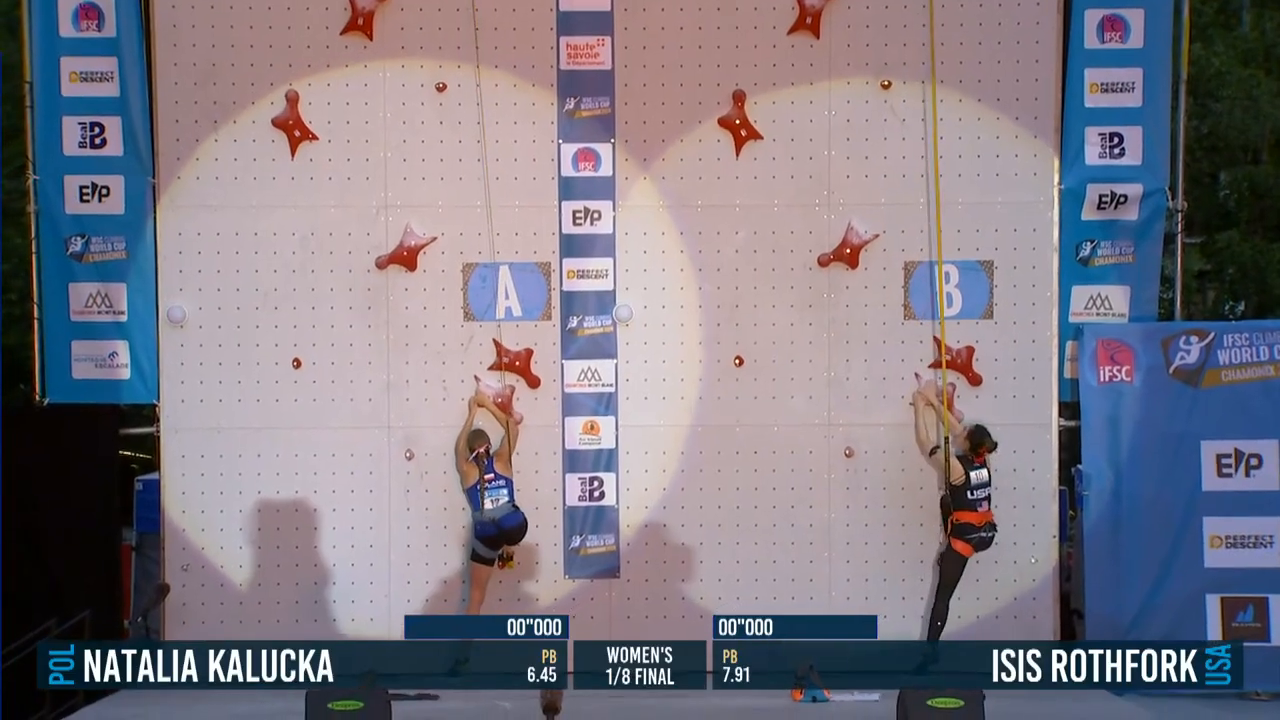
#> input picture frame 14 of data/race_segments/chamonix_2024/Speed_finals_Chamonix_2024_race001.mp4, 1280 x 720 px
$ python extract_corrected_races_poses.py   (older library calls are emulated)
#> lines starting #> are read from the running program, lines starting #| are printed output that depends on the picture; after the words box and inside, x2 and y2 are one past the last pixel; in counts of white or black regions, pixels touching at a corner belong together
### src/phase1_pose_estimation/dual_lane_detector.py
"""
Dual-Lane Detection for Speed Climbing Races
============================================

Detects and separates two climbers in a competitive speed climbing video.

Key Features:
- Automatic lane boundary detection (left/right split)
- Per-lane pose estimation
- Lane assignment validation
- Handles lane crossovers and occlusions

Algorithm:
1. Frame analysis to detect vertical boundary between lanes
2. Separate BlazePose extraction for each lane
3. Confidence-based lane assignment
4. Temporal consistency tracking (Kalman filter)

Author: Speed Climbing Research Team
Date: 2025-11-12
"""

import numpy as np
import cv2
from typing import Tuple, List, Optional, Dict, Any
from dataclasses import dataclass, field
from pathlib import Path
import json

from phase1_pose_estimation.blazepose_extractor import BlazePoseExtractor, PoseResult

# Optional: Kalman filter for boundary smoothing
try:
    from filterpy.kalman import KalmanFilter
    FILTERPY_AVAILABLE = True
except ImportError:
    FILTERPY_AVAILABLE = False
    KalmanFilter = None  # type: ignore
    print("Warning: filterpy not available. Kalman smoothing disabled.")


@dataclass
class LaneBoundary:
    """
    Represents the boundary between left and right climbing lanes.
    """
    x_center: float  # Vertical line x-coordinate (normalized 0-1)
    confidence: float  # Detection confidence
    frame_width: int
    frame_height: int

    @property
    def x_pixel(self) -> int:
        """Get boundary x-coordinate in pixels."""
        return int(self.x_center * self.frame_width)

    # [14 lines left out: function is_left_lane, not called in this run]

    def get_lane_mask(self, lane: str) -> np.ndarray:
        """
        Create a binary mask for a specific lane.

        Args:
            lane: "left" or "right"

        Returns:
            Binary mask (H x W) with 1 for the specified lane
        """
        mask = np.zeros((self.frame_height, self.frame_width), dtype=np.uint8)

        if lane == "left":
            mask[:, :self.x_pixel] = 1
        elif lane == "right":
            mask[:, self.x_pixel:] = 1
        else:
            raise ValueError(f"Invalid lane: {lane}. Must be 'left' or 'right'")

        return mask


@dataclass
class DualLaneResult:
    """
    Result of dual-lane pose detection for a single frame.
    """
    frame_id: int
    timestamp: float
    lane_boundary: LaneBoundary
    left_climber: Optional[PoseResult] = None
    right_climber: Optional[PoseResult] = None

    # [13 lines left out: function to_dict, not called in this run]


class DualLaneDetector:
    """
    Detects and tracks two climbers in separate lanes of a speed climbing race.

    The detector:
    1. Identifies the vertical boundary between two lanes
    2. Runs separate pose estimation on each lane
    3. Tracks lane assignments over time using Kalman filtering
    4. Handles edge cases (occlusions, lane crossovers)

    Usage:
        detector = DualLaneDetector()
        result = detector.process_frame(frame, frame_id, timestamp)

        print(f"Left climber detected: {result.left_climber is not None}")
        print(f"Right climber detected: {result.right_climber is not None}")
    """

    def __init__(
        self,
        model_complexity: int = 1,
        min_detection_confidence: float = 0.5,
        min_tracking_confidence: float = 0.5,
        boundary_detection_method: str = "edge",
        enable_lane_smoothing: bool = True
    ):
        """
        Initialize dual-lane detector.

        Args:
            model_complexity: MediaPipe model complexity (0, 1, or 2)
            min_detection_confidence: Minimum confidence for pose detection
            min_tracking_confidence: Minimum confidence for pose tracking
            boundary_detection_method: Method to detect lane boundary
                - "edge": Edge detection (default)
                - "fixed": Fixed at frame center (x=0.5)
                - "motion": Motion-based detection
            enable_lane_smoothing: Use Kalman filter for boundary smoothing
        """
        self.model_complexity = model_complexity
        self.min_detection_confidence = min_detection_confidence
        self.min_tracking_confidence = min_tracking_confidence
        self.boundary_detection_method = boundary_detection_method
        self.enable_lane_smoothing = enable_lane_smoothing

        # Initialize pose extractors (will be created on first frame)
        self.left_extractor: Optional[BlazePoseExtractor] = None
        self.right_extractor: Optional[BlazePoseExtractor] = None

        # Kalman filter for boundary tracking
        self.boundary_kf: Optional[KalmanFilter] = None
        self.boundary_initialized = False

        # Frame metadata
        self.frame_width: Optional[int] = None
        self.frame_height: Optional[int] = None

        # Statistics
        self.total_frames = 0
        self.left_detections = 0
        self.right_detections = 0
        self.dual_detections = 0

    def __enter__(self):
        """Context manager entry."""
        self._initialize_extractors()
#> (the call stopped at in _initialize_extractors, `self.left_extractor = BlazePoseExtractor( model_complexity=self.model_..`: phase1_pose_estimation is not available in this run)
#> in extract_poses, frame is the input picture: shape (720, 1280, 3); mean B, G, R 132.9, 122.1, 126.9
        return self

    def __exit__(self, exc_type, exc_val, exc_tb):
        """Context manager exit."""
        self.cleanup()

    def _initialize_extractors(self):
        """Initialize BlazePose extractors for both lanes."""
        if self.left_extractor is None:
            self.left_extractor = BlazePoseExtractor(
                model_complexity=self.model_complexity,
                min_detection_confidence=self.min_detection_confidence,
                min_tracking_confidence=self.min_tracking_confidence
            )
            self.left_extractor.__enter__()

        if self.right_extractor is None:
            self.right_extractor = BlazePoseExtractor(
                model_complexity=self.model_complexity,
                min_detection_confidence=self.min_detection_confidence,
                min_tracking_confidence=self.min_tracking_confidence
            )
            self.right_extractor.__enter__()

    def _initialize_kalman_filter(self):
        """Initialize Kalman filter for boundary position tracking."""
        if not FILTERPY_AVAILABLE:
            # Kalman filter not available, use simple smoothing instead
            self.boundary_kf = None
            self.boundary_initialized = False
            return

        # State: [x_position, x_velocity]
        self.boundary_kf = KalmanFilter(dim_x=2, dim_z=1)

        # State transition matrix (constant velocity model)
        self.boundary_kf.F = np.array([[1., 1.],  # x = x + v*dt
                                       [0., 1.]])  # v = v

        # Measurement matrix
        self.boundary_kf.H = np.array([[1., 0.]])  # We only measure position

        # Process noise
        self.boundary_kf.Q = np.array([[0.001, 0.],
                                       [0., 0.001]])

        # Measurement noise
        self.boundary_kf.R = np.array([[0.01]])

        # Initial state (will be set on first detection)
        self.boundary_kf.x = np.array([[0.5], [0.]])  # Start at center, no velocity

        # Initial covariance
        self.boundary_kf.P = np.eye(2) * 1000

        self.boundary_initialized = True

    def detect_lane_boundary(self, frame: np.ndarray) -> LaneBoundary:
        """
        Detect the vertical boundary between left and right lanes.

        Args:
            frame: Input frame (BGR format)

        Returns:
            LaneBoundary object
        """
        h, w = frame.shape[:2]

        if self.boundary_detection_method == "fixed":
            # Simple fixed boundary at frame center
            x_center = 0.5
            confidence = 1.0

        elif self.boundary_detection_method == "edge":
            # Edge-based detection
            x_center, confidence = self._detect_boundary_by_edges(frame)

        elif self.boundary_detection_method == "motion":
            # Motion-based detection (future enhancement)
            x_center, confidence = self._detect_boundary_by_motion(frame)

        else:
            raise ValueError(f"Unknown boundary detection method: {self.boundary_detection_method}")

        # Apply Kalman smoothing if enabled (and available)
        if self.enable_lane_smoothing and FILTERPY_AVAILABLE:
            if not self.boundary_initialized:
                self._initialize_kalman_filter()
                if self.boundary_kf is not None:
                    self.boundary_kf.x[0] = x_center

            # Predict
            if self.boundary_kf is not None:
                self.boundary_kf.predict()

                # Update with measurement
                self.boundary_kf.update(np.array([[x_center]]))

                # Use filtered position
                x_center = self.boundary_kf.x[0].item()

        return LaneBoundary(
            x_center=x_center,
            confidence=confidence,
            frame_width=w,
            frame_height=h
        )

    # [54 lines left out: functions _detect_boundary_by_edges, _detect_boundary_by_motion, not called in this run]

    def process_frame(
        self,
        frame: np.ndarray,
        frame_id: int,
        timestamp: float
    ) -> DualLaneResult:
        """
        Process a single frame to detect both climbers.

        Args:
            frame: Input frame (BGR format)
            frame_id: Frame number
            timestamp: Timestamp in seconds

        Returns:
            DualLaneResult with detection results for both lanes
        """
#> called with frame_id = 0, timestamp = 0
        # Initialize extractors if needed
        if self.left_extractor is None or self.right_extractor is None:
            self._initialize_extractors()
#> (the call stopped at in _initialize_extractors, `self.left_extractor = BlazePoseExtractor( model_complexity=self.model_..`: phase1_pose_estimation is not available in this run)

        # Store frame dimensions
        self.frame_height, self.frame_width = frame.shape[:2]

        # Detect lane boundary
        boundary = self.detect_lane_boundary(frame)
#> (the call stopped at in _initialize_kalman_filter, `self.boundary_kf = KalmanFilter(dim_x=2, dim_z=1)`: filterpy is not available in this run)

        # Create lane masks
        left_mask = boundary.get_lane_mask("left")
#> in get_lane_mask, `mask[:, :self.x_pixel] = 1`:
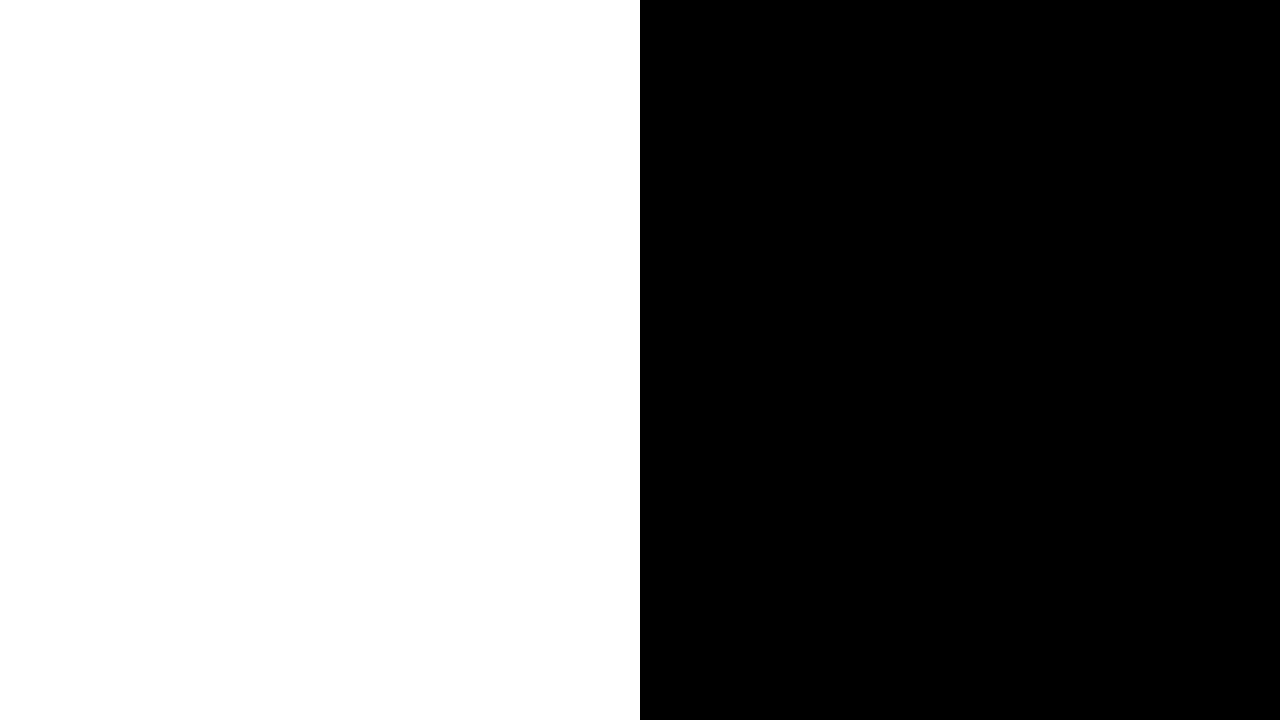
#> mask: shape (720, 1280); values 0 (black) and 1 (white), 50% white; 1 white region, box (x1, y1, x2, y2) and area: (0, 0, 640, 720) 460800
        right_mask = boundary.get_lane_mask("right")

        # Apply masks to frame
        left_frame = frame.copy()
        left_frame[:, boundary.x_pixel:] = 0  # Black out right side
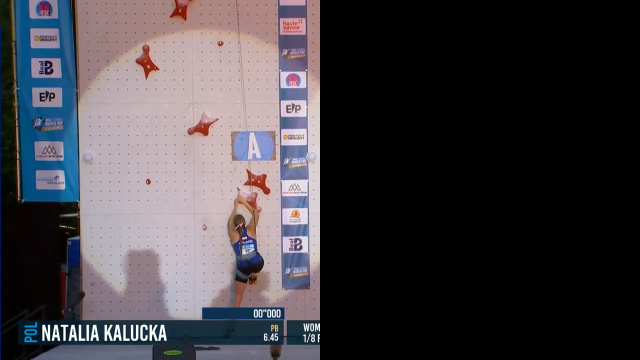
#> left_frame: shape (720, 1280, 3) (shown at 1/2 size); mean B, G, R 66.9, 62.2, 65.7

        right_frame = frame.copy()
        right_frame[:, :boundary.x_pixel] = 0  # Black out left side
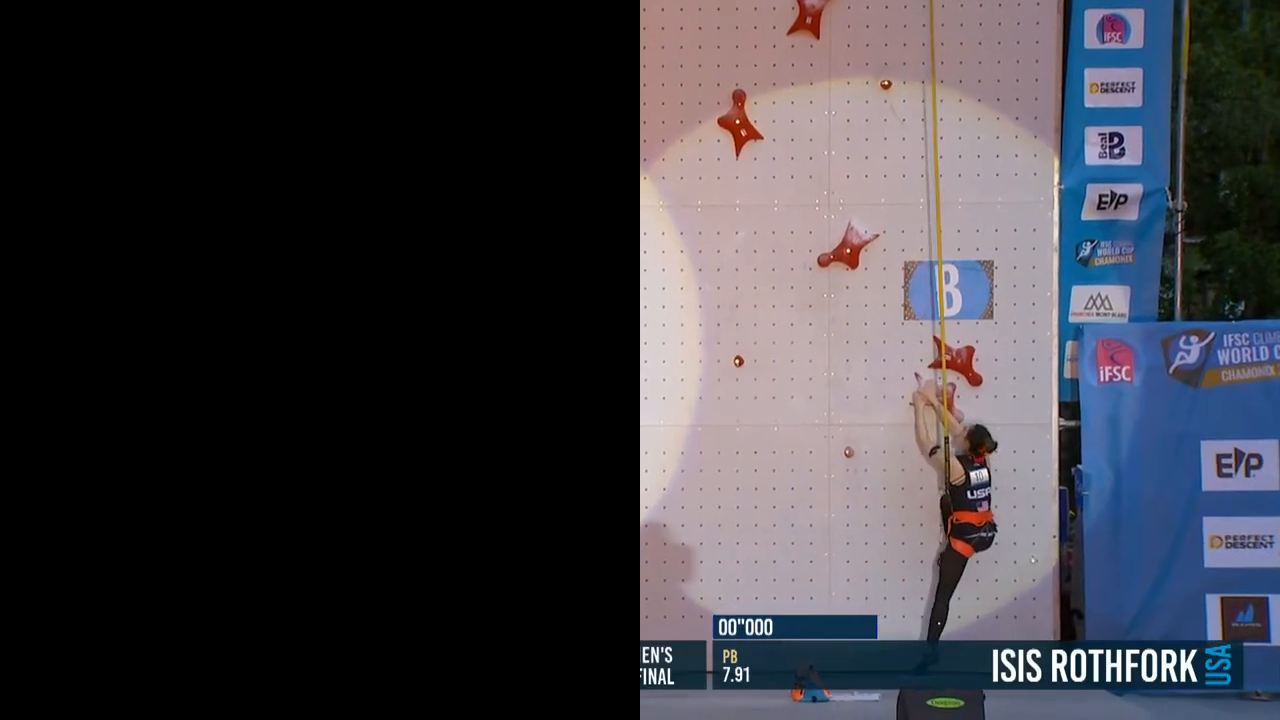
#> right_frame: shape (720, 1280, 3); mean B, G, R 66.1, 59.8, 61.2

        # Run pose estimation on each lane
        left_result = self.left_extractor.process_frame(left_frame, frame_id, timestamp)
        right_result = self.right_extractor.process_frame(right_frame, frame_id, timestamp)

        # Validate lane assignments
        left_result = self._validate_lane_assignment(left_result, boundary, "left")
        right_result = self._validate_lane_assignment(right_result, boundary, "right")

        # Update statistics
        self.total_frames += 1
        if left_result is not None:
            self.left_detections += 1
        if right_result is not None:
            self.right_detections += 1
        if left_result is not None and right_result is not None:
            self.dual_detections += 1

        return DualLaneResult(
            frame_id=frame_id,
            timestamp=timestamp,
            lane_boundary=boundary,
            left_climber=left_result,
            right_climber=right_result
        )

    # [61 lines left out: functions _validate_lane_assignment, get_statistics, not called in this run]

    def cleanup(self):
        """Clean up resources."""
        if self.left_extractor is not None:
            self.left_extractor.__exit__(None, None, None)
            self.left_extractor = None

        if self.right_extractor is not None:
            self.right_extractor.__exit__(None, None, None)
            self.right_extractor = None

    def __del__(self):
        """Destructor."""
        self.cleanup()


# [103 lines left out: functions visualize_dual_lane, _draw_skeleton, not called in this run]


# Example usage
# [77 lines that do not run on import are left out]

### scripts/extract_corrected_races_poses.py
#!/usr/bin/env python3
"""
Extract poses for the 3 manually corrected races.
"""

from pathlib import Path
import sys
import cv2
import json
from tqdm import tqdm

# Add src to path
sys.path.insert(0, str(Path(__file__).parent.parent / 'src' / 'phase1_pose_estimation'))

from dual_lane_detector import DualLaneDetector

# The 3 corrected races
RACES = [
    {
        'race_id': 'Speed_finals_Chamonix_2024_race001',
        'video': 'data/race_segments/chamonix_2024/Speed_finals_Chamonix_2024_race001.mp4'
    },
    {
        'race_id': 'Speed_finals_Innsbruck_2024_race010',
        'video': 'data/race_segments/innsbruck_2024/Speed_finals_Innsbruck_2024_race010.mp4'
    },
    {
        'race_id': 'Speed_finals_Zilina_2025_race023',
        'video': 'data/race_segments/zilina_2025/Speed_finals_Zilina_2025_race023.mp4'
    }
]


def extract_poses(video_path: Path, output_json: Path):
    """Extract poses from a race segment."""
    print(f"\n📹 Processing: {video_path.name}")

    detector = DualLaneDetector(boundary_detection_method='fixed')
    cap = cv2.VideoCapture(str(video_path))

    if not cap.isOpened():
        raise ValueError(f"Cannot open video: {video_path}")

    # Video info
    fps = cap.get(cv2.CAP_PROP_FPS)
    total_frames = int(cap.get(cv2.CAP_PROP_FRAME_COUNT))

    results = []
    frames_with_left = 0
    frames_with_right = 0
    frame_count = 0

    with detector:
        pbar = tqdm(total=total_frames, desc=f"  Extracting poses", leave=False)
        while cap.isOpened():
            ret, frame = cap.read()
            if not ret:
                break

            timestamp = frame_count / fps if fps > 0 else 0
            result = detector.process_frame(frame, frame_count, timestamp)

            has_left = result.left_climber is not None
            has_right = result.right_climber is not None

            if has_left:
                frames_with_left += 1
            if has_right:
                frames_with_right += 1

            results.append({
                'frame_id': result.frame_id,
                'timestamp': result.timestamp,
                'left_climber': result.left_climber.to_dict() if result.left_climber else None,
                'right_climber': result.right_climber.to_dict() if result.right_climber else None
            })

            frame_count += 1
            pbar.update(1)

        pbar.close()

    cap.release()

    # Save results
    output_data = {
        'video_info': {
            'filename': video_path.name,
            'fps': fps,
            'total_frames': total_frames,
            'duration_seconds': total_frames / fps if fps > 0 else 0
        },
        'detection_stats': {
            'frames_with_left': frames_with_left,
            'frames_with_right': frames_with_right,
            'detection_rate_left': frames_with_left / total_frames if total_frames > 0 else 0,
            'detection_rate_right': frames_with_right / total_frames if total_frames > 0 else 0
        },
        'frames': results
    }

    output_json.parent.mkdir(parents=True, exist_ok=True)
    with open(output_json, 'w') as f:
        json.dump(output_data, f, indent=2)

    print(f"  ✓ {total_frames} frames processed")
    print(f"  ✓ Detection rate: Left={frames_with_left/total_frames:.1%}, "
          f"Right={frames_with_right/total_frames:.1%}")
    print(f"  ✓ Saved to: {output_json}")


def main():
    print("=" * 80)
    print("EXTRACTING POSES FOR CORRECTED RACES")
    print("=" * 80)

    output_dir = Path('data/processed/poses')
    output_dir.mkdir(parents=True, exist_ok=True)

    for race in RACES:
        race_id = race['race_id']
        video_path = Path(race['video'])
        output_json = output_dir / f"{race_id}_poses.json"

        if not video_path.exists():
            print(f"\n❌ Video not found: {video_path}")
            continue

        if output_json.exists():
            print(f"\n⏭️  Skipping {race_id} (already exists)")
            continue

        try:
            extract_poses(video_path, output_json)
        except Exception as e:
            print(f"\n❌ Error processing {race_id}: {e}")
            import traceback
            traceback.print_exc()
            continue

    print("\n" + "=" * 80)
    print("✓ Pose extraction complete!")
    print("=" * 80)


if __name__ == "__main__":
    main()
